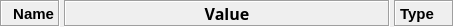
<?xml version="1.0" encoding="UTF-8"?>
<ui version="4.0">
 <class>HeaderWidget</class>
 <widget class="QWidget" name="HeaderWidget">
  <property name="geometry">
   <rect>
    <x>0</x>
    <y>0</y>
    <width>454</width>
    <height>25</height>
   </rect>
  </property>
  <property name="windowTitle">
   <string notr="true">Form</string>
  </property>
  <layout class="QHBoxLayout" name="horizontalLayout" stretch="0,0,0">
   <property name="spacing">
    <number>4</number>
   </property>
   <property name="sizeConstraint">
    <enum>QLayout::SetDefaultConstraint</enum>
   </property>
   <property name="leftMargin">
    <number>0</number>
   </property>
   <property name="topMargin">
    <number>0</number>
   </property>
   <property name="rightMargin">
    <number>0</number>
   </property>
   <property name="bottomMargin">
    <number>0</number>
   </property>
   <item>
    <widget class="QLabel" name="nameLabel">
     <property name="sizePolicy">
      <sizepolicy hsizetype="Preferred" vsizetype="Preferred">
       <horstretch>0</horstretch>
       <verstretch>0</verstretch>
      </sizepolicy>
     </property>
     <property name="minimumSize">
      <size>
       <width>60</width>
       <height>0</height>
      </size>
     </property>
     <property name="font">
      <font>
       <pointsize>11</pointsize>
       <weight>75</weight>
       <bold>true</bold>
      </font>
     </property>
     <property name="layoutDirection">
      <enum>Qt::LeftToRight</enum>
     </property>
     <property name="locale">
      <locale language="C" country="AnyCountry"/>
     </property>
     <property name="frameShape">
      <enum>QFrame::Box</enum>
     </property>
     <property name="frameShadow">
      <enum>QFrame::Sunken</enum>
     </property>
     <property name="lineWidth">
      <number>1</number>
     </property>
     <property name="text">
      <string>Name</string>
     </property>
     <property name="alignment">
      <set>Qt::AlignRight|Qt::AlignTrailing|Qt::AlignVCenter</set>
     </property>
     <property name="margin">
      <number>0</number>
     </property>
    </widget>
   </item>
   <item>
    <widget class="QLabel" name="valueLine">
     <property name="sizePolicy">
      <sizepolicy hsizetype="Expanding" vsizetype="Preferred">
       <horstretch>0</horstretch>
       <verstretch>0</verstretch>
      </sizepolicy>
     </property>
     <property name="minimumSize">
      <size>
       <width>60</width>
       <height>0</height>
      </size>
     </property>
     <property name="palette">
      <palette>
       <active>
        <colorrole role="Text">
         <brush brushstyle="SolidPattern">
          <color alpha="255">
           <red>32</red>
           <green>32</green>
           <blue>144</blue>
          </color>
         </brush>
        </colorrole>
        <colorrole role="PlaceholderText">
         <brush brushstyle="SolidPattern">
          <color alpha="128">
           <red>32</red>
           <green>32</green>
           <blue>144</blue>
          </color>
         </brush>
        </colorrole>
       </active>
       <inactive>
        <colorrole role="Text">
         <brush brushstyle="SolidPattern">
          <color alpha="255">
           <red>32</red>
           <green>32</green>
           <blue>144</blue>
          </color>
         </brush>
        </colorrole>
        <colorrole role="PlaceholderText">
         <brush brushstyle="SolidPattern">
          <color alpha="128">
           <red>32</red>
           <green>32</green>
           <blue>144</blue>
          </color>
         </brush>
        </colorrole>
       </inactive>
       <disabled>
        <colorrole role="Text">
         <brush brushstyle="SolidPattern">
          <color alpha="255">
           <red>144</red>
           <green>144</green>
           <blue>144</blue>
          </color>
         </brush>
        </colorrole>
        <colorrole role="PlaceholderText">
         <brush brushstyle="SolidPattern">
          <color alpha="128">
           <red>48</red>
           <green>48</green>
           <blue>48</blue>
          </color>
         </brush>
        </colorrole>
       </disabled>
      </palette>
     </property>
     <property name="font">
      <font>
       <family>Ubuntu Mono</family>
       <pointsize>12</pointsize>
       <weight>75</weight>
       <bold>true</bold>
      </font>
     </property>
     <property name="layoutDirection">
      <enum>Qt::LeftToRight</enum>
     </property>
     <property name="locale">
      <locale language="C" country="AnyCountry"/>
     </property>
     <property name="frameShape">
      <enum>QFrame::Box</enum>
     </property>
     <property name="frameShadow">
      <enum>QFrame::Sunken</enum>
     </property>
     <property name="lineWidth">
      <number>1</number>
     </property>
     <property name="text">
      <string>Value</string>
     </property>
     <property name="alignment">
      <set>Qt::AlignCenter</set>
     </property>
    </widget>
   </item>
   <item>
    <widget class="QLabel" name="typeLabel">
     <property name="minimumSize">
      <size>
       <width>60</width>
       <height>0</height>
      </size>
     </property>
     <property name="font">
      <font>
       <pointsize>11</pointsize>
       <weight>75</weight>
       <bold>true</bold>
      </font>
     </property>
     <property name="locale">
      <locale language="C" country="AnyCountry"/>
     </property>
     <property name="frameShape">
      <enum>QFrame::Box</enum>
     </property>
     <property name="frameShadow">
      <enum>QFrame::Sunken</enum>
     </property>
     <property name="lineWidth">
      <number>1</number>
     </property>
     <property name="text">
      <string>Type</string>
     </property>
    </widget>
   </item>
  </layout>
 </widget>
 <resources/>
 <connections/>
</ui>
